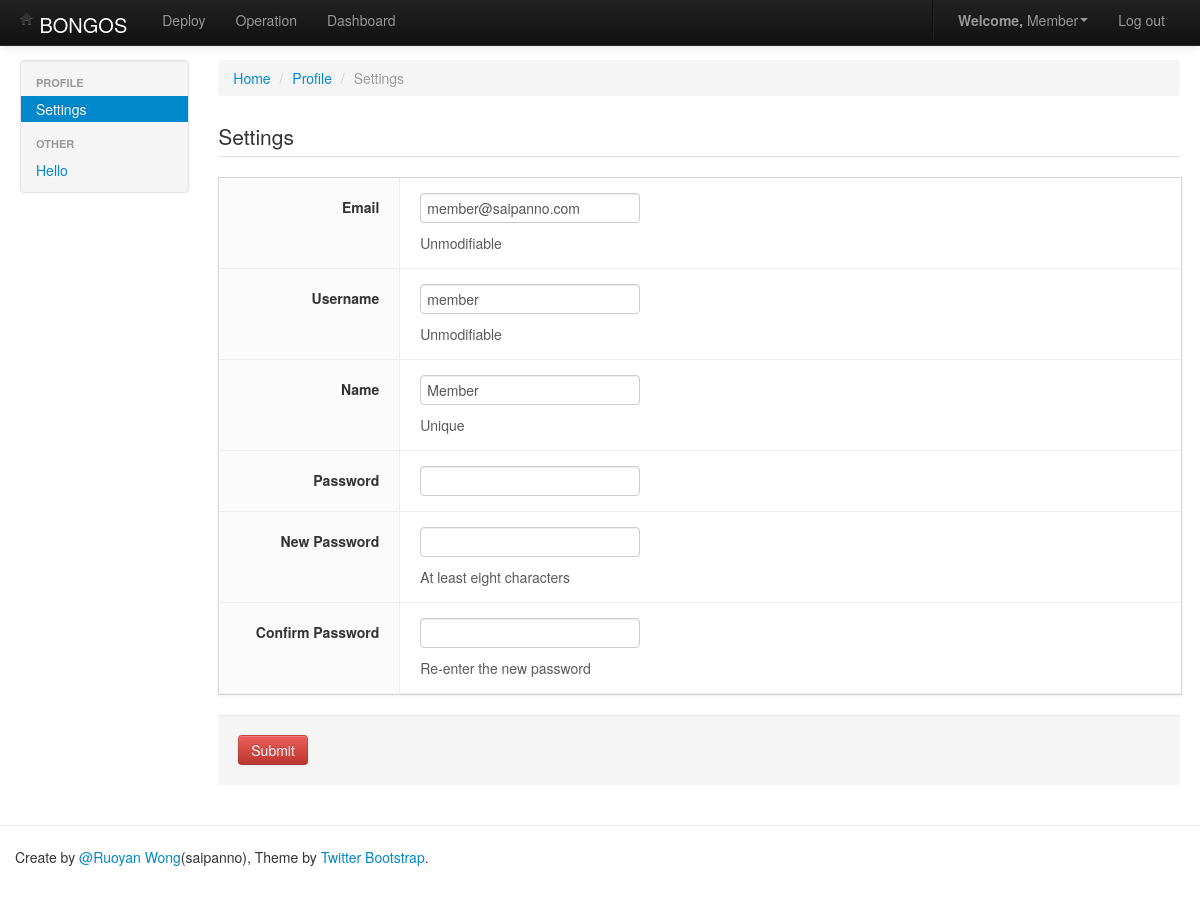
The page /settings (signed in) on the database its author committed.
### frontend/models/account.py (models this page shows, shortened)
class User(db.Model):
    __tablename__ = 'user_lists'
    id = db.Column(db.Integer, primary_key=True)
    email = db.Column(db.String(50), unique=True)
    username = db.Column(db.String(50), unique=True)
    name = db.Column(db.String(50))
    groups = db.Column(db.String(50))
    passwd_hash = db.Column(db.String(50))
    status = db.Column(db.Integer)

### frontend/controlers/account.py (the view, shortened to what this page needs)
@account.route('/settings', methods=("GET", "POST"))
@login_required
def user_edit_settings_ctrl():
    user = current_user
    form = EditSettingForm(id=user.id, email=user.email, username=user.username, name=user.name)
    if request.method == 'GET':
        return render_template('account/change_settings.html', form=form, type='edit')
    else:
        messages = catch_errors(form.errors)
        flash(messages, 'error')
        return redirect(url_for('account.user_edit_settings_ctrl'))

### frontend/extensions/login_manager.py (called while the page is built)
@login.user_loader
def load_user(user_id):
    try:
        user = User.query.get(user_id)
    except Exception, e:
        user = None
    return user

### frontend/templates/account/change_settings.html (shortened to what this page needs)
{% extends "account/base.html" %}
{% block active_user_edit_settings %}active{% endblock %}
{% block main %}
    <div class="span10">
        <ul class="breadcrumb">
            <li><a href="/">Home</a> <span class="divider">/</span></li>
            <li class="#"><a href="#">Profile</a> <span class="divider">/</span></li>
            <li class="active">Settings</li>
        </ul>
        <div class="tabbable">
            <form method="post" action="">
                <legend>
                    Settings
                </legend>
                <div class="box form-container row-fluid form-horizontal">
                    {{ ext.create_standard_field(form.email, class="uneditable-input") }}
                    {{ ext.create_standard_field(form.username) }}
                    {{ ext.create_standard_field(form.name) }}
                    {{ ext.create_standard_field(form.now_password) }}
                    {{ ext.create_standard_field(form.new_password) }}
                    {{ ext.create_standard_field(form.confirm_password) }}
                </div>
                <div class="form-actions">
                    {{ form.submit(class="btn btn-danger") }}
                </div>
            </form>
        </div>
    </div>
{% endblock %}

### frontend/templates/base.html (shortened to what this page needs)
<!DOCTYPE html>
<html lang="en">
<head>
    <link rel=stylesheet type=text/css href="{{ url_for('static', filename='package/bootstrap/css/bootstrap.css') }}">
    <link rel=stylesheet type=text/css href="{{ url_for('static', filename='css/bootstrap-responsive.css') }}">
    <link rel=stylesheet type=text/css href="{{ url_for('static', filename='package/font-awesome/font-awesome.css') }}">
    <link rel=stylesheet type=text/css href="{{ url_for('static', filename='package/select2/css/select2.css') }}">
    <link rel=stylesheet type=text/css href="{{ url_for('static', filename='package/select2/css/select2-bootstrap.css') }}">
    <link rel=stylesheet type=text/css href="{{ url_for('static', filename='package/google-code-prettify/prettify.css') }}">
    <link rel=stylesheet type=text/css href="{{ url_for('static', filename='bongos/bongos.css') }}">
</head>
<body>
    {% import "macro.html" as ext %}
    {% block body %}
    {% block header %}
    <div class="navbar navbar-inverse navbar-fixed-top">
        <div class="navbar-inner">
            <div class="container-fluid">
                <a class="brand" href="{{ url_for('account.index_ctrl') }}"><i class="icon-home"></i> BONGOS</a>
                <ul class="nav">
                    <li class="{% block active_deploy %}{% endblock %}"><a href="#">Deploy</a></li>
                    <li class="{% block active_operation %}{% endblock %}"><a href="{{ url_for("operation.list_operation_ctrl", operation_type='ssh_detect') }}">Operation</a></li>
                    <li class="{% block active_dashboard %}{% endblock %}"><a href="{{ url_for("dashboard.list_user_ctrl") }}">Dashboard</a></li>
                </ul>
                <ul class="nav pull-right">
                    <li class="divider-vertical"></li>
                    <li class="dropdown"><a href="#" class="dropdown-toggle" data-toggle="dropdown"><b>Welcome,</b> {{ current_user.name }}<b class="caret"></b></a>
                    </li>
                    <li><a href="{{ url_for("account.user_logout_ctrl") }}">Log out</a></li>
                </ul>
            </div>
        </div>
    </div>
    {% block container %}
    <div class="container-fluid">
        <div class="row-fluid">
            {% block sidebar %}{% endblock %}
            {% block main %}{% endblock %}
        </div>
    </div>
    {% endblock %}
    <hr>
    <footer class="footer">
        <div class="container">
            <p>Create by <a href="https://github.com/saipanno">@Ruoyan Wong</a>(saipanno),  Theme by <a href="http://twitter.github.com/bootstrap">Twitter Bootstrap</a>.</p>
        </div>
    </footer>
    {% endblock %}
    {% endblock %}
</body>
</html>

### frontend/templates/macro.html (shortened to what this page needs)
{% macro create_standard_field(field)  -%}
    <div class="control-group">
        <label class="control-label inline">{{ field.label.text }}{% if field.flags.required %} <span class="required">*</span>{% endif %}</label>
        <div class="controls">
            {{ field(**kwargs) }}
            {%- if field.description -%}
                <p class="help-block">{{ field.description|safe }}</p>
            {%- endif %}
        </div>
    </div>
{%- endmacro %}

### frontend/static/bongos/bongos.css (style rules this page uses)
.box { border: 1px solid rgb(214, 214, 214); box-shadow: 0px 1px 3px rgba(100, 100, 100, 0.1); border-radius: 0px 0px 0px 0px; }
.control-group { border-bottom: 1px solid rgb(238, 238, 238); background-color: rgb(251, 251, 251); }
.form-horizontal .control-group { margin-bottom: 0px; }
.control-label { padding: 6px 15px; margin-bottom: 0; font-weight: bold; }
.form-horizontal .control-label { padding: 19px 0px 0px; margin-bottom: 0px; font-weight: bold; }
.controls { padding: 10px 0px 0px 15px; border-left: 1px solid rgb(238, 238, 238); background-color: white; }
.form-horizontal .controls { padding: 15px 0 15px 20px; }

### frontend/templates/base.html (style rules this page uses)
body { padding-top: 60px; padding-bottom: 40px; }

### rows shown on the page
User: name "Member", email "member@saipanno.com", username "member"

### other values the page prints
{{ field.label.text }} "Email Username Name Password New Password Confirm Password"
{{ field.description|safe }} "Unmodifiable Unmodifiable Unique At least eight characters Re-enter the new password"
